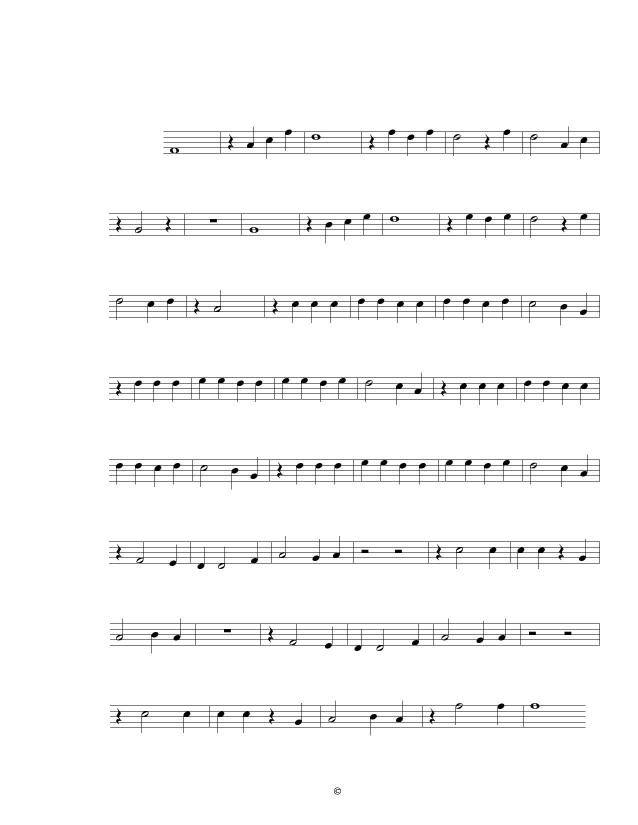
%> input picture Salsipuedes.jpg, 1275 x 1650 px (shown at 1/2 size)
$ octave Proyecto.m   (GNU Octave 9; MATLAB toolbox functions it lacks are replaced by stand-ins)
%> lines starting %> are read from the running program, lines starting %| are printed output that depends on the picture; in (x1, y1, x2, y2) boxes, pixels count from 0 and x2, y2 are one past the last pixel; in counts of white or black regions, pixels touching at a corner belong together; the program's own positions count from 1
### src/Top.m
function [sound] = Top(fs,pulseMin,Nom)
%> called with fs = 44100, pulseMin = 360, Nom = '..\static\jpg\Salsipuedes.jpg'
    %Frec = [880 783.991 698.456 659.255 587.33 523.251...
    %    493.883 440 391.995 349.228 329.6280 293.6650 261.6260];
    Frec = [880 783.991 698.456 659.255 587.33 523.251...
        466.164 440 391.995 349.228 329.6280 293.6650 261.6260];
    Im = imread(Nom);
%> Im is the input picture: size 1650x1275x3 uint8; min 0, max 255, mean 247.8
    ImGray = rgb2gray(Im);
    %Binariza la imagen.
    Imb = ~imbinarize(ImGray,graythresh(ImGray));
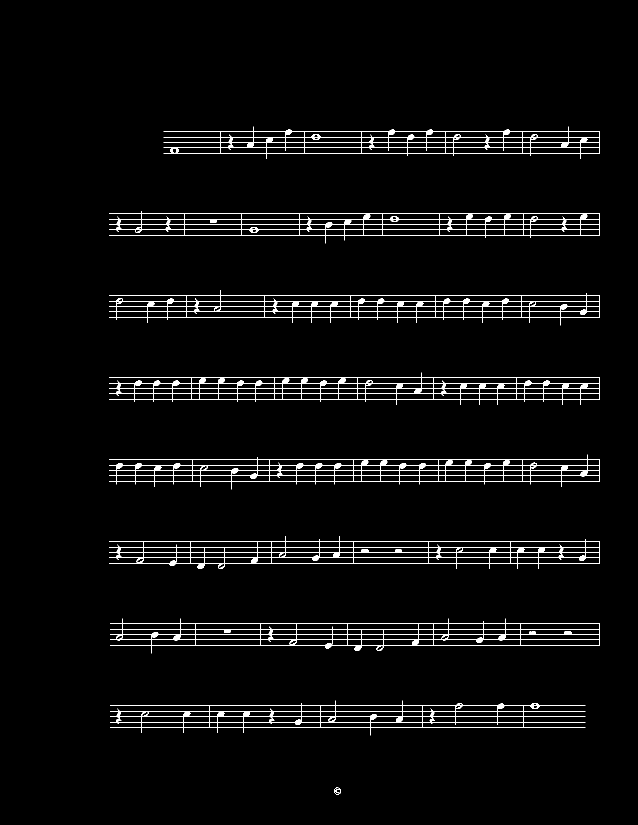
%> Imb: size 1650x1275 logical (shown at 1/2 size); 2.8% white in thin lines or dots, all inside (x1, y1, x2, y2) = (218, 253, 1200, 1589)
    disp('Binarizacion lista.')
    %Saca las proyecciones verticales y horizontales.
    [Pv,Ph] = ProyHY(Imb, 1);
%> in ProyHY, `Ph = sum(x,1)/h;`: Ph = 1275 values, max 0.242 at index 1200, min 0 at index 1, mean 0.0361
%> in ProyHY, `Pv = sum(x,2)/v;`: Pv = 1650 values, max 0.595 at index 428, min 0 at index 1, mean 0.0216
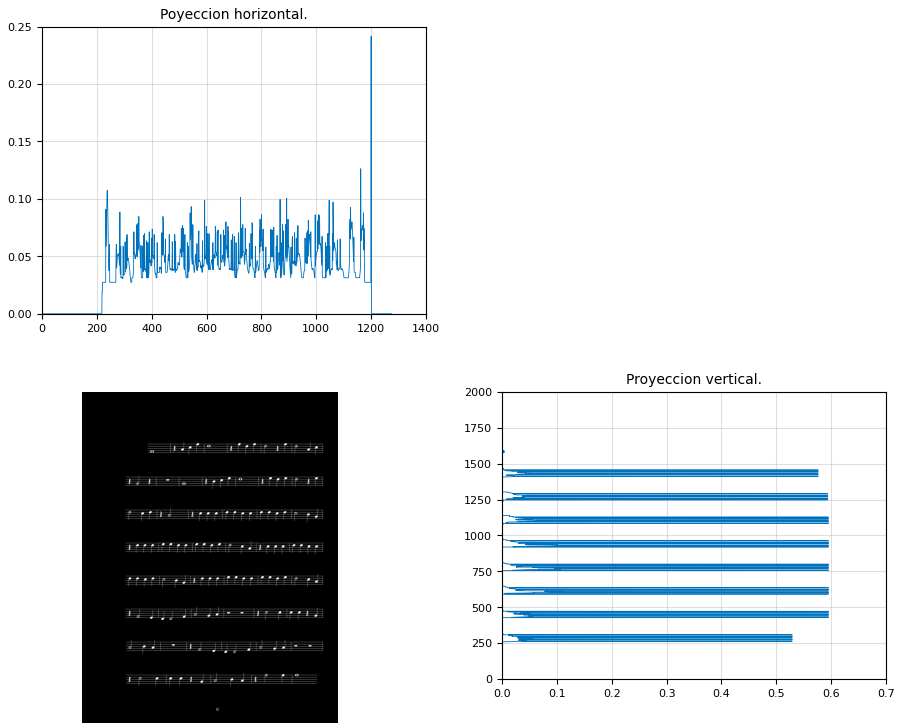
%> figure redrawn from the program's plot data, 3 panels
    disp('Proyecciones listas.')
    %Recorta la imagen por renglones, reconoce y genera los vectores de nota
    %y duracion.
    [note,duration] = Process(Pv,Ph,Imb,Frec);
    disp('Proceso listo.')
    [sound] = get_sound(fs,pulseMin,note,duration);
    disp('Escuche el sonido.')
end

### src/ProyHY.m
function [Pv,Ph] = ProyHY(x, view)
    %%%%%%%%%%%%%%%%%%%%%%%%%%%%%%%%%%%%%%%%%%
    % Calcula el valor de las proyecciones
    %horizontal como vertical de la imagen
    %(Partitura)
    %---Pv--- (Vector de la proyeccion vertical)
    %---Ph--- (Vector de la proyeccion horizontal)
    %%%%%%%%%%%%%%%%%%%%%%%%%%%%%%%%%%%%%%%%%%
    %x = double(x);
    [v, h] = size(x);
    Ph = sum(x,1)/h;
    Pv = sum(x,2)/v;
    if view == 1
        figure(1)
        subplot(2,2,1)
        plot(Ph)
        title('Poyeccion horizontal.')
        grid on
        subplot(2,2,3)
        imshow(x)
        axis off
        subplot(2,2,4);
        plot(Pv, 1:length(Pv))
        title('Proyeccion vertical.')
        grid on
end

### src/deriv.m
function dx = deriv(x)
    %%%%%%%%%%%%%%%%%%%%%%%%%%%%%%%
    %Deriva una secuencia de datos.
    %%%%%%%%%%%%%%%%%%%%%%%%%%%%%%%
    h = [1 -1];
    dx = conv(x,h);
%> dx = 1651 values, max 0.595 at index 428, min -0.593 at index 472, mean 3.7e-19
    dx = dx(1:length(x));
%> dx = 1650 values, max 0.595 at index 428, min -0.593 at index 472, mean 3.7e-19
    dx(1) = 0;
end

### src/Puntos.m
function [dPvl,dPhl] = Puntos(Pv,Ph)
    %%%%%%%%%%%%%%%%%%%%%%%%%%%%%%%%%%%%%%%%%%%%%%%%%%%%%%%%%%%%%%%%
    %Devuelve las derivadas de las proyecciones.
    %dPvl Es el vector de coordenadas de las lineas del
    %pentagrama.
    %%%%%%%%%%%%%%%%%%%%%%%%%%%%%%%%%%%%%%%%%%%%%%%%%%%%%%%%%%%%%%%%
    % Calcula la derivada de las proyecciones.
    dPv = deriv(Pv);
%> dPv has the same summary as dx in deriv
    dPh = deriv(Ph);
%> dPh = 1275 values, max 0.214 at index 1200, min -0.242 at index 1201, mean -3.27e-20
    %Para octave.
    % dPv = ValPos(dPv);
    % dPh = ValPos(dPh);
    %%%%%%%%%%%%%%%%%%%%%%%%%%%%%%%%%%%%%%%%%%%%%%%%%%%%%%%%%%%%%%%%
    %Encuenta los picos en las derivadas necesarios, lineas del pentagrama y
    %Comienzo y  final del pentagrama.
    [dPvp,dPvl] = findpeaks(abs(dPv),'MinPeakHeight',0.2*max(dPv));
%> dPvp = 40 values, max 0.595 at index 6, min 0.496 at index 1, mean 0.559; dPvl = 40 values from 264 to 1456
    [dPhp,dPhl] = findpeaks(abs(dPh));
%> dPhp = 263 values, max 0.242 at index 263, min 0.000784 at index 14, mean 0.0176; dPhl = 263 values from 219 to 1201
end

### src/Process.m
function [note,duration] = Process(Pv,Ph,Imb,Frec)
    [dPvl,dPhl] = Puntos(Pv,Ph);
%> dPvl = 40 values from 264 to 1456; dPhl = 263 values from 219 to 1201
    %Encuentra los intervalos posibles donde estan los renglones del penta-
    %grama.
    k = 0;
    penta = length(dPvl)/5;
%> penta = 8
    Cv = zeros(1,2);
    for i = 1 : penta
        k = k + 1;
        t = i - 1;
        P = dPvl(1+5*t:5*i);
        D = max(P)- min(P);
        Cv(i,k) = min(P)- round(D);
        Cv(i,k+1) = max(P)+round(D);
        if Cv(i,k) <= 0
            Cv(i,k) = 1;
        end
        if Cv(i,k+1) > length(Pv)
            Cv(i,k+1) = length(Pv);
        end
        k = 0;
    end
%> this loop made 8 passes
%> P on passes 1 to 8: [264; 275; 287; 297; 308], [428; 440; 450; 461; 472], [592; 603; 614; 625; 636], [756; 768; 779; 789; 800], [920; 932; 943; 953; 964], [1084; 1095; 1107; 1117; 1128], [1248; 1259; 1270; 1281; 1292], [1412; 1423; 1435; 1446; 1456]
%> after the loop, Cv = [220 352; 384 516; 548 680; 712 844; 876 1008; 1040 1172; 1204 1336; 1368 1500]
    Ch = min(dPhl):max(dPhl);
%> Ch = 983 values from 219 to 1201
    %%%%%%%%%%%%%%%%%%%%%%%%%%%%%%%%%%%%%%%%%%%%%%%%%%%%%%%%%%%%%%%%
    %Recorta la imagen binarizada, del corte vertical
    Ims = Imb(:,Ch);
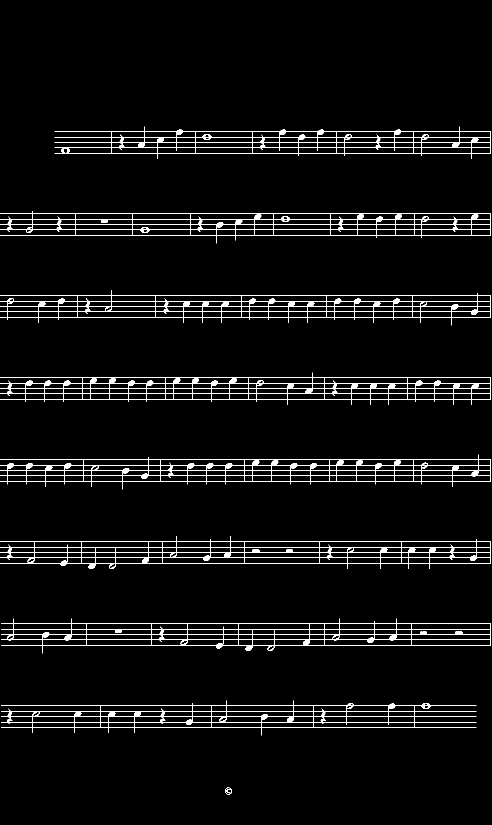
%> Ims: size 1650x983 logical (shown at 1/2 size); 3.6% white in thin lines or dots, all inside (x1, y1, x2, y2) = (0, 253, 982, 1589)
    %%%%%%%%%%%%%%%%%%%%%%%%%%%%%%%%%%%%%%%%%%%%%%%%%%%%%%%%%%%%%%%%
    %Recorta la imagen binarizada, del corte horizontal
    %para los renglones y crea el vector de nota y duracion.
    k = 0;
    note = [];
    duration = [];
    for i = 1 : penta
        k = k + 1;
        h = Cv(i,k):Cv(i,k+1);
        R = Ims(h,:);
        %/==================Arreglo de imagen2=========================\%
        %Quita las lineas horizontales.
        Fig  = imdilate(R,strel('square',2));
        Fig  = imerode(Fig,[1 1 1;1 1 0]');
        Fig  = imdilate(Fig,strel('square',2));
        Fig  = imdilate(Fig,ones(5,2));
        %Quita las lineas de cada compas.
        Imf = Figuras(Fig,R);
        %Quita las lineas horizontales.
        Fig  = imdilate(Imf,strel('square',2));
        Fig  = imerode(Fig,[1 1 1;1 1 0]');
        Fig  = imdilate(Fig,strel('square',2));
        Fig  = imdilate(Fig,ones(5,2));
        %\=============================================================/%
        [Pv,Ph]  = ProyHY(Imf, 0);
        [lin,~]  = Puntos(Pv,Ph);
        %[DataSet] = GetDataSet(Fig,Imf);
        [xn,yn]  = Recognition(Fig,Imf,lin,Frec);
        note    = horzcat(note,xn);
        duration = horzcat(duration,yn);
        % [5 lines of commented-out code are left out]
        k = 0;
    end
%> this loop made 1 pass
%> (dPvp in Puntos, lin) on pass 1: ([5.96; 6.02; 6.06; 6.14; 6.33], [45; 56; 68; 78; 89])
%> pass 1, in Process, `R = Ims(h,:);`:
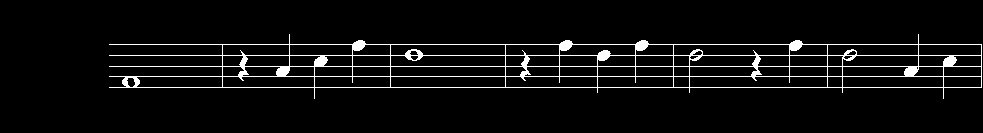
%> R: size 133x983 logical; 5% white in thin lines or dots, all inside (x1, y1, x2, y2) = (109, 34, 982, 99)
%> pass 1, in Process, `Fig  = imdilate(Fig,strel('square',2));`:
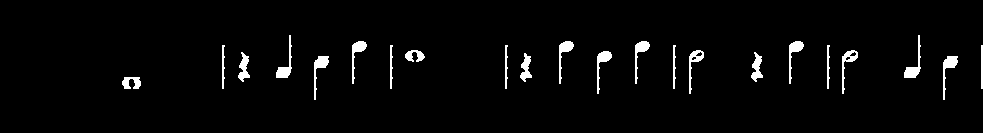
%> Fig: size 133x983 logical; 2.9% white; 22 white regions, largest, box (x1, y1, x2, y2) and area: (904, 35, 921, 78) 223, (943, 56, 958, 100) 221, (314, 56, 329, 100) 220
%> pass 1, in Process, `[Pv,Ph]  = ProyHY(Imf, 0);`:
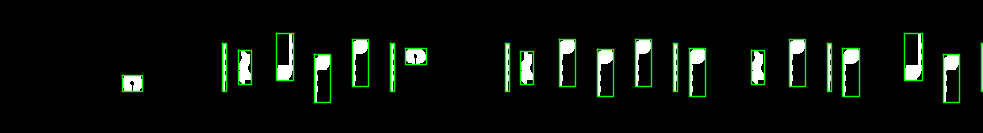
%> figure redrawn from the program's plot data
%> pass 1, in Recognition, `imshow(Imf)`:
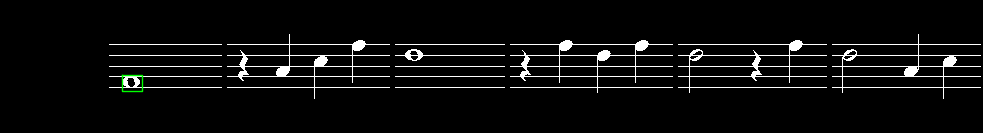
%> figure redrawn from the program's plot data
    % [23 lines of commented-out code are left out]
end

### src/Figuras.m
function [Imf] = Figuras(Fig,Imf)
    %%%%%%%%%%%%%%%%%%%%%%%%%%%%%%%%%%%%%%%%%%%%%
    % Entrega informacion a la red neuronal.
    % Para encontrar la duracion de la nota y la frecuencia.
    TI = size(Imf);
    [Lf, ~] = bwlabel(Fig);
    propf = regionprops(Lf);
    figure(2)
    imshow(Fig)
    for n = 1:length(propf)
        rectangle('Position',propf(n).BoundingBox,...
                  'EdgeColor','g','LineWidth',1)
        hold on
        Cf = round(propf(n).BoundingBox);
        Base = Cf(1):Cf(1)+Cf(3);
        %Altura = Cf(2):Cf(2)+Cf(4);
        if max(Base) > TI(2)
            Base = Cf(1):TI(2);
        end
        F1 = Imf(:,Base);
        F1 = imopen(F1,[1 1 1]');
        F1 = imopen(F1,[1 1 1]);
        [~, N] = bwlabel(F1);
        if N == 0
            Imf(:,Base) = F1;
    end
end

### src/Recognition.m
function [note,duration] = Recognition(Fig,Imf,lin,Frec)
    %/========================================================\%
    % Entrega informacion a la red neuronal para encontrar la duracion
    % de la nota y la frecuencia.
    %/=========Calcula el numero de elementos=================\%
    note = [];
    duration = [];
    TI = size(Imf);
    [Lf, ~] = bwlabel(Fig);
    propf = regionprops(Lf);
    figure(3)
    imshow(Imf)
    for n = 1:length(propf)
        rectangle('Position',propf(n).BoundingBox,...
                  'EdgeColor','g','LineWidth',1)
        hold on
        Cf = round(propf(n).BoundingBox);
        Base = Cf(1):Cf(1)+Cf(3);
        Altura = Cf(2):Cf(2)+Cf(4);
        if max(Base) > TI(2)
            Base = Cf(1):TI(2);
        end
        F = imopen(Imf(Altura,Base),[1 1 1]');
        F1 = imresize(F,[30 15]);
        Fg = F1(:);
        %/===============Entrega informacion a la NN=================\%
        % NN1 red neuronal entrenada para el problema.
%> the run ends on the next line
        Obj = NN1(double(Fg));
        loc = Obj == max(Obj);
        k = 0;
        for i = 1 : length(loc)
            if loc(i) == 1
                k = i;
            end
        end
        %/=====Procesa la imagen para estraer caracteristicas=======\%
        F2 = Imf(:,Base);
        F2 = imopen(F2,[1 1 1]');
        F2 = imopen(F2,[1 1 1]);
        for j = 1 : length(lin)
            F2(lin(j),:) = 0;
        end
        F2 = imdilate(F2,strel('diamond',3));
        %/=======Calcula los datos de las caracteristicas===========\%
        [Lg, ~] = bwlabel(F2);
        prop = regionprops(Lg);
        y = prop(1).Centroid(2);
        %     x = prop(1).Centroid(1);
        switch k
            case 1
                note(n) = Nota(y,lin,Frec);
                duration(n) = 4;
            case 2
                note(n) = 0;
                if abs(lin(2)-y) < abs(lin(3)-y)
                    duration(n) = 4;
                else
                    duration(n) = 2;
                end
            case 3
                note(n) = Nota(y,lin,Frec);
                duration(n) = 2;
            case 4
                note(n) = Nota(y,lin,Frec);
                duration(n) = 2;
            case 5
                note(n) = Nota(y,lin,Frec);
                duration(n) = 1;
            case 6
                note(n) = Nota(y,lin,Frec);
                duration(n) = 1;
            otherwise
                note(n) = 0;
                duration(n) = 1;
        end
        % [15 lines of commented-out code are left out]
        valid(k,n);
        %     disp(duration(n))
        %     disp(note(n))
        pause (0.1);
        %     clc
    end
end

### src/Proyecto.m
clc,clear,close
fs = 44100;
p = 360;
Nom = '..\static\jpg\Salsipuedes.jpg';
tic()
[sound] = Top(fs,p,Nom);

$ run again, with Bajo1.JPG copied over Salsipuedes.jpg
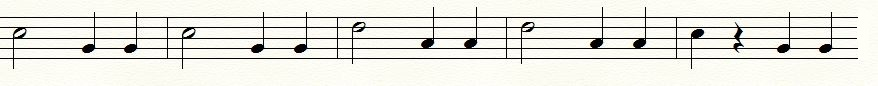
%> input picture Bajo1.JPG, 878 x 86 px
%> in Top, Im is the input picture: size 86x878x3 uint8; mean R, G, B 231.5, 231.2, 224.3
%> in Top, `Imb = ~imbinarize(ImGray,graythresh(ImGray));`:
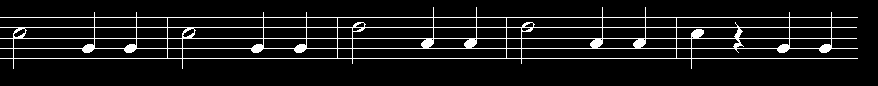
%> Imb: size 86x878 logical; 8.1% white in thin lines or dots, all inside (x1, y1, x2, y2) = (0, 7, 858, 69)
%> in ProyHY, `Ph = sum(x,1)/h;`: Ph = 878 values, max 0.0478 at index 168, min 0 at index 859, mean 0.00796
%> in ProyHY, `Pv = sum(x,2)/v;`: Pv = 86 values, max 9.98 at index 18, min 0 at index 1, mean 0.83
%> in deriv, `dx = conv(x,h);`: dx = 87 values, max 9.87 at index 59, min -9.92 at index 60, mean -2.04e-17
%> in deriv, `dx = dx(1:length(x));`: dx = 86 values, max 9.87 at index 59, min -9.92 at index 60, mean -2.07e-17
%> dPv has the same summary as dx in deriv
%> dPh = 878 values, max 0.0421 at index 168, min -0.0421 at index 169, mean -6.49e-06
%> in Puntos, `[dPvp,dPvl] = findpeaks(abs(dPv),'MinPeakHeight',0.2*max(dPv));`: dPvp = [9.86; 9.69; 9.43; 9.01; 9.92]; dPvl = [18; 28; 40; 50; 60]
%> in Puntos, `[dPhp,dPhl] = findpeaks(abs(dPh));`: dPhp = 65 values, max 0.0421 at index 12, min 0.00114 at index 2, mean 0.0129; dPhl = 65 values from 14 to 859
%> in Process, `[dPvl,dPhl] = Puntos(Pv,Ph);`: dPvl = [18; 28; 40; 50; 60]; dPhl = 65 values from 14 to 859
%> the loop in Process, `for i = 1 : penta` made 1 pass
%> (P, D) on pass 1: ([18; 28; 40; 50; 60], 42)
%> after the loop in Process, `for i = 1 : penta`: Cv = [1 86]
%> Ch = 846 values from 14 to 859
%> Ims: size 86x846 logical; 8.3% white in thin lines or dots, all inside (x1, y1, x2, y2) = (0, 7, 845, 69)
%> the loop in Process, `for i = 1 : penta` made 1 pass
%> lin on pass 1: [18; 28; 40; 50; 59]
%> pass 1, in Recognition, `imshow(Imf)`:
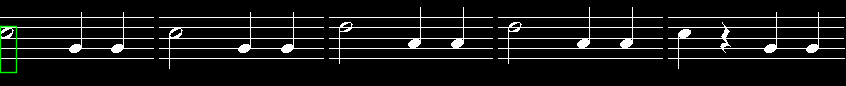
%> figure redrawn from the program's plot data

$ run again, with Ejemplo1.JPG copied over Salsipuedes.jpg
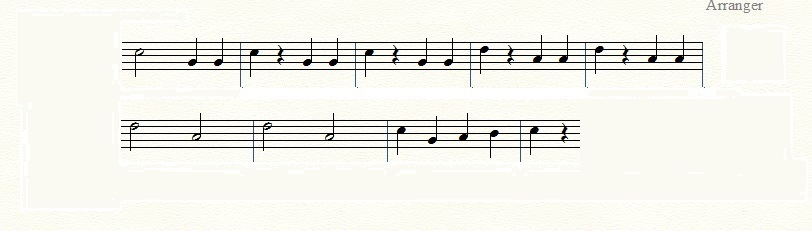
%> input picture Ejemplo1.JPG, 812 x 231 px
%> in Top, Im is the input picture: size 231x812x3 uint8; mean R, G, B 242, 241.8, 234.9
%> in Top, `Imb = ~imbinarize(ImGray,graythresh(ImGray));`:
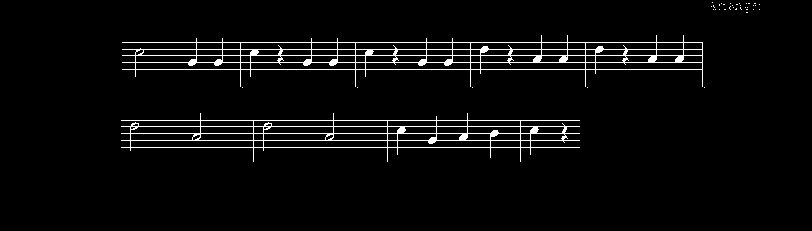
%> Imb: size 231x812 logical; 3.8% white in thin lines or dots, all inside (x1, y1, x2, y2) = (121, 2, 760, 162)
%> in ProyHY, `Ph = sum(x,1)/h;`: Ph = 812 values, max 0.064 at index 254, min 0 at index 1, mean 0.0108
%> in ProyHY, `Pv = sum(x,2)/v;`: Pv = 231 values, max 2.52 at index 43, min 0 at index 1, mean 0.134
%> in deriv, `dx = conv(x,h);`: dx = 232 values, max 2.47 at index 43, min -2.47 at index 71, mean -1.91e-18
%> in deriv, `dx = dx(1:length(x));`: dx = 231 values, max 2.47 at index 43, min -2.47 at index 71, mean -1.92e-18
%> dPv has the same summary as dx in deriv
%> dPh = 812 values, max 0.0493 at index 241, min -0.0554 at index 704, mean -5.13e-20
%> in Puntos, `[dPvp,dPvl] = findpeaks(abs(dPv),'MinPeakHeight',0.2*max(dPv));`: dPvp = [2.47; 2.34; 2.33; 2.25; 2.47; 1.97; 1.93; 1.84; 1.91; 1.95]; dPvl = [43; 50; 57; 64; 70; 121; 127; 134; 142; 148]
%> in Puntos, `[dPhp,dPhl] = findpeaks(abs(dPh));`: dPhp = 93 values, max 0.0554 at index 78, min 0.00123 at index 11, mean 0.0131; dPhl = 93 values from 122 to 760
%> in Process, `[dPvl,dPhl] = Puntos(Pv,Ph);`: dPvl = [43; 50; 57; 64; 70; 121; 127; 134; 142; 148]; dPhl = 93 values from 122 to 760
%> the loop in Process, `for i = 1 : penta` made 2 passes
%> (P, D) on passes 1 to 2: ([43; 50; 57; 64; 70], 27), ([121; 127; 134; 142; 148], 27)
%> after the loop in Process, `for i = 1 : penta`: Cv = [16 97; 94 175]
%> Ch = 639 values from 122 to 760
%> Ims: size 231x639 logical; 4.8% white in thin lines or dots, all inside (x1, y1, x2, y2) = (0, 2, 639, 162)
%> the loop in Process, `for i = 1 : penta` made 1 pass
%> lin on pass 1: [28; 35; 42; 49; 55]
%> pass 1, in Recognition, `imshow(Imf)`:
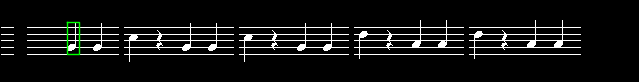
%> figure redrawn from the program's plot data

$ run again, with Ejemplo2.jpg copied over Salsipuedes.jpg
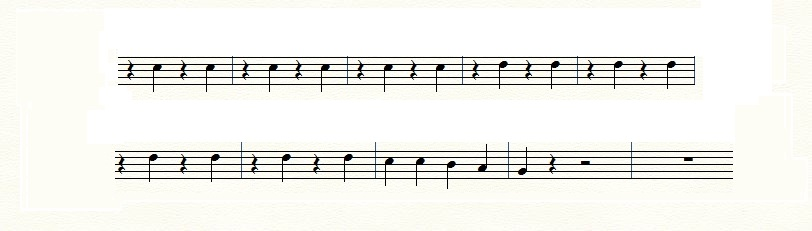
%> input picture Ejemplo2.jpg, 812 x 231 px
%> in Top, Im is the input picture: size 231x812x3 uint8; mean R, G, B 242.5, 242.4, 237.7
%> Imb: size 231x812 logical; 4.3% white in thin lines or dots, all inside (x1, y1, x2, y2) = (115, 56, 733, 189)
%> in ProyHY, `Ph = sum(x,1)/h;`: Ph = 812 values, max 0.0517 at index 242, min 0 at index 1, mean 0.0122
%> in ProyHY, `Pv = sum(x,2)/v;`: Pv = 231 values, max 2.68 at index 152, min 0 at index 1, mean 0.15
%> in deriv, `dx = conv(x,h);`: dx = 232 values, max 2.65 at index 152, min -2.65 at index 153, mean 1.56e-18
%> in deriv, `dx = dx(1:length(x));`: dx = 231 values, max 2.65 at index 152, min -2.65 at index 153, mean 1.56e-18
%> dPv has the same summary as dx in deriv
%> dPh = 812 values, max 0.0394 at index 242, min -0.0394 at index 377, mean 6.84e-20
%> in Puntos, `[dPvp,dPvl] = findpeaks(abs(dPv),'MinPeakHeight',0.2*max(dPv));`: dPvp = [2.48; 2.25; 2.39; 2.39; 2.45; 2.65; 2.49; 2.55; 2.57; 2.65]; dPvl = [58; 65; 72; 79; 86; 152; 158; 166; 173; 180]
%> in Puntos, `[dPhp,dPhl] = findpeaks(abs(dPh));`: dPhp = 83 values, max 0.0394 at index 18, min 0.00123 at index 26, mean 0.013; dPhl = 83 values from 116 to 734
%> in Process, `[dPvl,dPhl] = Puntos(Pv,Ph);`: dPvl = [58; 65; 72; 79; 86; 152; 158; 166; 173; 180]; dPhl = 83 values from 116 to 734
%> the loop in Process, `for i = 1 : penta` made 2 passes
%> (P, D) on passes 1 to 2: ([58; 65; 72; 79; 86], 28), ([152; 158; 166; 173; 180], 28)
%> after the loop in Process, `for i = 1 : penta`: Cv = [30 114; 124 208]
%> Ch = 619 values from 116 to 734
%> Ims: size 231x619 logical; 5.6% white in thin lines or dots, all inside (x1, y1, x2, y2) = (0, 56, 618, 189)
%> the loop in Process, `for i = 1 : penta` made 1 pass
%> lin on pass 1: [29; 36; 43; 50; 56]
%> pass 1, in Recognition, `imshow(Imf)`:
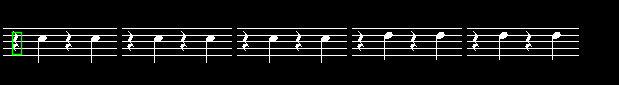
%> figure redrawn from the program's plot data
